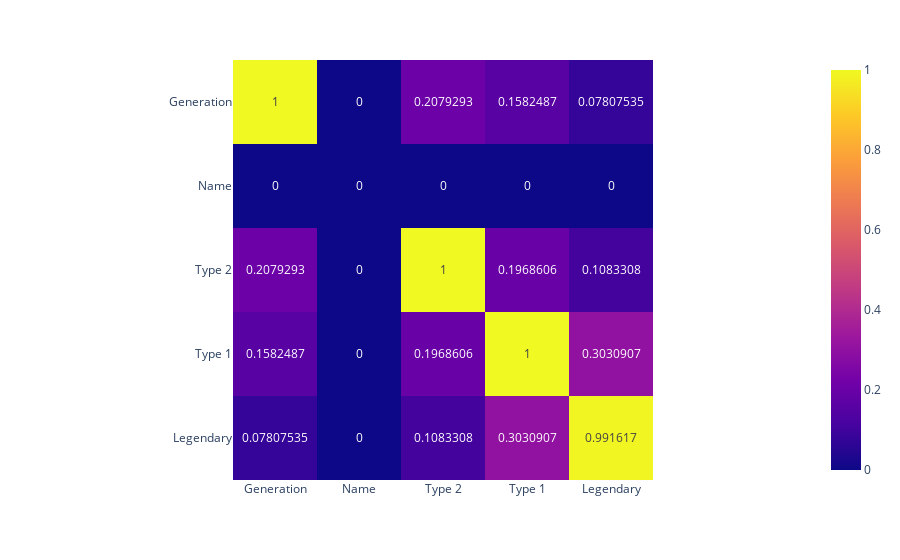

Notebook source saved alongside this figure:
### Code cell
from dfcorrs.cramersvcorr import Cramers
cram=Cramers()
cram.corr(df_pokemon)
cram.corr(df_pokemon, plot_htmp=True)

### Figure 1 — Plotly figure (JSON) as saved in the notebook; plotly's stock layout.template omitted (floating-point values rounded to 4 significant figures)
{"data": [{"coloraxis": "coloraxis", "hovertemplate": "x: %{x}<br>y: %{y}<br>color: %{z}<extra></extra>", "name": "0", "texttemplate": "%{z}", "type": "heatmap", "x": ["Generation", "Name", "Type 2", "Type 1", "Legendary"], "xaxis": "x", "y": ["Generation", "Name", "Type 2", "Type 1", "Legendary"], "yaxis": "y", "z": [[1.0, 0.0, 0.2079, 0.1582, 0.07808], [0.0, 0.0, 0.0, 0.0, 0.0], [0.2079, 0.0, 1.0, 0.1969, 0.1083], [0.1582, 0.0, 0.1969, 1.0, 0.3031], [0.07808, 0.0, 0.1083, 0.3031, 0.9916]]}], "layout": {"coloraxis": {"colorscale": [[0, "#0d0887"], [0.1111, "#46039f"], [0.2222, "#7201a8"], [0.3333, "#9c179e"], [0.4444, "#bd3786"], [0.5556, "#d8576b"], [0.6667, "#ed7953"], [0.7778, "#fb9f3a"], [0.8889, "#fdca26"], [1, "#f0f921"]]}, "margin": {"t": 60}, "xaxis": {"anchor": "y", "constrain": "domain", "domain": [0, 1], "scaleanchor": "y"}, "yaxis": {"anchor": "x", "autorange": "reversed", "constrain": "domain", "domain": [0, 1]}}}
